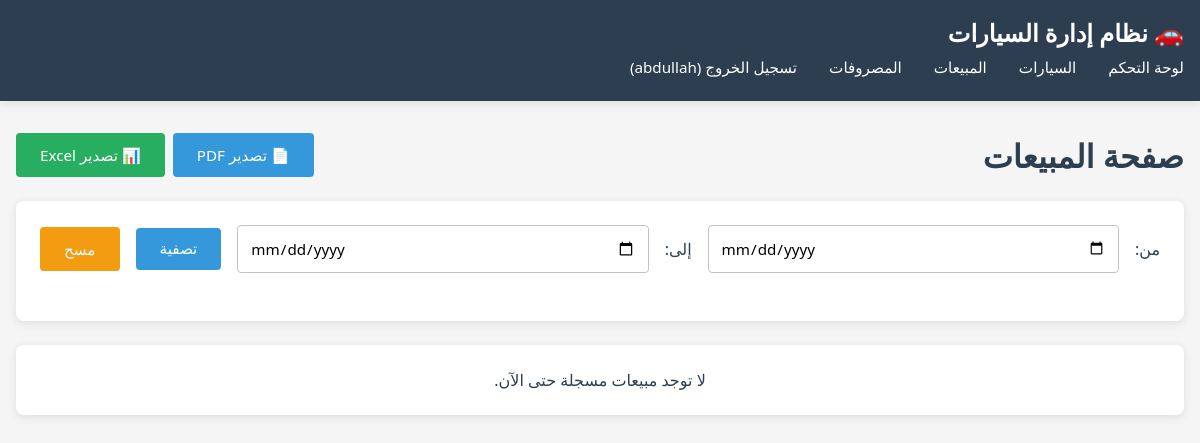
Before: /sales/ (signed in) with the older database file.
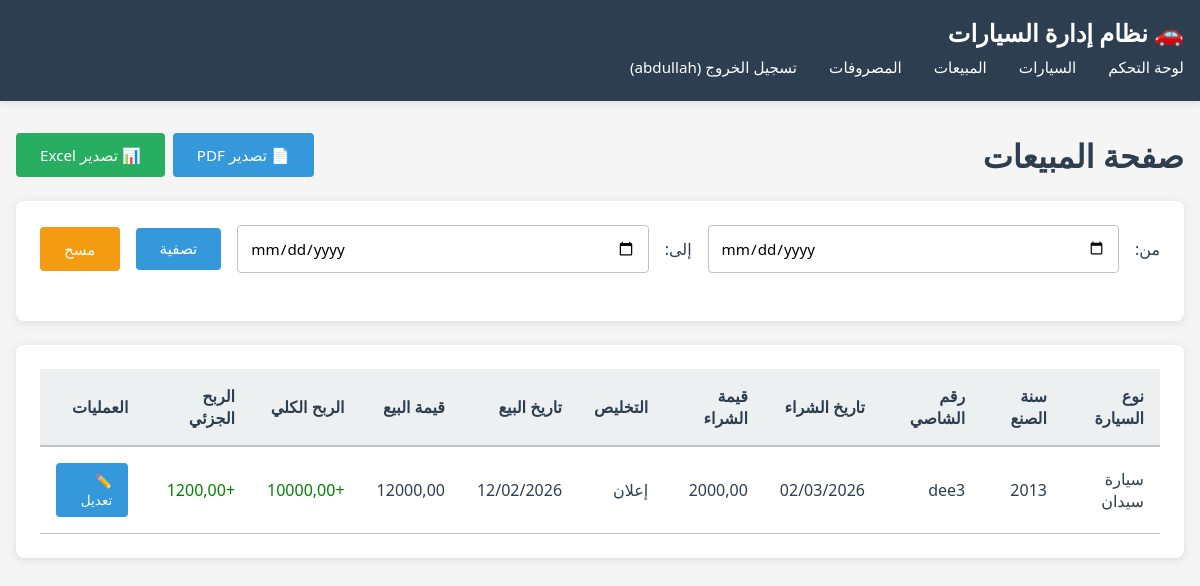
After: the same page with the newer database file.
### car_app/models.py (models this page shows, shortened)
class Sale(models.Model):
    car = models.OneToOneField(Car, on_delete=models.CASCADE, related_name='sale')
    sale_date = models.DateField()
    sale_value = models.DecimalField(max_digits=12, decimal_places=2)
    partial_profit = models.DecimalField(max_digits=12, decimal_places=2, default=0)
    created_at = models.DateTimeField(auto_now_add=True)
    updated_at = models.DateTimeField(auto_now=True)
    class Meta:
        ordering = ['-sale_date']
    def get_total_profit(self):
        return self.sale_value - self.car.purchase_value

class Car(models.Model):
    CAR_TYPE_CHOICES = [
        ('sedan', 'سيارة سيدان'),
        ('suv', 'سيارة SUV'),
        ('truck', 'شاحنة'),
        ('van', 'فان'),
        ('coupe', 'كوبيه'),
        ('hatchback', 'هاتشباك'),
    ]
    CLEARANCE_CHOICES = [
        ('purchase', 'شراء'),
        ('auction', 'إعلان'),
    ]
    STATUS_CHOICES = [
        ('available', 'غير مباع'),
        ('sold', 'مباع'),
    ]
    user = models.ForeignKey(User, on_delete=models.CASCADE, related_name='cars')
    name = models.CharField(max_length=150, verbose_name='اسم السيارة', null=True, blank=True, default='')
    car_type = models.CharField(max_length=50, choices=CAR_TYPE_CHOICES)
    year = models.IntegerField()
    chassis_number = models.CharField(max_length=50, unique=True)
    purchase_date = models.DateField()
    purchase_value = models.DecimalField(max_digits=12, decimal_places=2)
    clearance_type = models.CharField(max_length=20, choices=CLEARANCE_CHOICES)
    status = models.CharField(max_length=20, choices=STATUS_CHOICES, default='available')
    created_at = models.DateTimeField(auto_now_add=True)
    updated_at = models.DateTimeField(auto_now=True)
    class Meta:
        ordering = ['-created_at']

### car_app/views.py (the view, shortened to what this page needs)
# urls.py: path('sales/', views.sales_list, name='sales_list'),
@login_required
def sales_list(request):
    sales = Sale.objects.filter(car__user=request.user)
    start_date = request.GET.get('start_date')
    end_date = request.GET.get('end_date')
    context = {
        'sales': sales,
        'start_date': start_date or '',
        'end_date': end_date or '',
    }
    return render(request, 'car_app/sales_list.html', context)

### car_app/templates/car_app/sales_list.html (shortened to what this page needs)
{% extends 'base.html' %}
{% block content %}
<div class="d-flex justify-between align-center mb-3" style="flex-wrap: wrap; gap: 1rem;">
    <h1>صفحة المبيعات</h1>
    <div style="display: flex; gap: 0.5rem; flex-wrap: wrap;">
        <a href="{% url 'export_sales_pdf' %}" class="btn btn-info" title="تصدير إلى PDF">📄 تصدير PDF</a>
        <a href="{% url 'export_sales_excel' %}" class="btn btn-success" title="تصدير إلى Excel">📊 تصدير Excel</a>
    </div>
</div>
<div class="table-container mb-3">
    <form method="get" class="search-filter">
        <label for="start_date" style="white-space: nowrap;">من:</label>
        <input type="date" id="start_date" name="start_date" class="form-control" value="{{ start_date }}">
        <label for="end_date" style="white-space: nowrap;">إلى:</label>
        <input type="date" id="end_date" name="end_date" class="form-control" value="{{ end_date }}">
        <button type="submit" class="btn btn-primary">تصفية</button>
        <a href="{% url 'sales_list' %}" class="btn btn-warning">مسح</a>
    </form>
</div>
<div class="table-container">
    {% if sales %}
    <table>
        <thead>
            <tr>
                <th>نوع السيارة</th>
                <th>سنة الصنع</th>
                <th>رقم الشاصي</th>
                <th>تاريخ الشراء</th>
                <th>قيمة الشراء</th>
                <th>التخليص</th>
                <th>تاريخ البيع</th>
                <th>قيمة البيع</th>
                <th>الربح الكلي</th>
                <th>الربح الجزئي</th>
                <th>العمليات</th>
            </tr>
        </thead>
        <tbody>
            {% for sale in sales %}
            <tr>
                <td>{{ sale.car.get_car_type_display }}</td>
                <td>{{ sale.car.year }}</td>
                <td>{{ sale.car.chassis_number }}</td>
                <td>{{ sale.car.purchase_date|date:"d/m/Y" }}</td>
                <td>{{ sale.car.purchase_value|floatformat:2 }}</td>
                <td>{{ sale.car.get_clearance_type_display }}</td>
                <td>{{ sale.sale_date|date:"d/m/Y" }}</td>
                <td>{{ sale.sale_value|floatformat:2 }}</td>
                <td>
                    {% if sale.get_total_profit > 0 %}
                        <span style="color: green;">+{{ sale.get_total_profit|floatformat:2 }}</span>
                    {% else %}
                        <span style="color: red;">{{ sale.get_total_profit|floatformat:2 }}</span>
                    {% endif %}
                </td>
                <td>
                    {% if sale.partial_profit > 0 %}
                        <span style="color: green;">+{{ sale.partial_profit|floatformat:2 }}</span>
                    {% else %}
                        <span style="color: red;">{{ sale.partial_profit|floatformat:2 }}</span>
                    {% endif %}
                </td>
                <td>
                    <a href="{% url 'edit_sale' sale.id %}" class="btn btn-primary btn-small">✏️ تعديل</a>
                </td>
            </tr>
            {% endfor %}
        </tbody>
    </table>
    {% else %}
    <p class="text-center">لا توجد مبيعات مسجلة حتى الآن.</p>
    {% endif %}
</div>
{% endblock %}

### car_project/templates/base.html (shortened to what this page needs)
<!DOCTYPE html>
<html lang="ar">
<head>
    {% load static %}
    <link rel="stylesheet" href="{% static 'css/style.css' %}">
</head>
<body>
    {% if user.is_authenticated %}
    <nav class="navbar">
        <div class="container">
            <div class="nav-wrapper">
                <div class="logo">🚗 نظام إدارة السيارات</div>
            </div>
            <ul class="nav-menu" id="navMenu">
                <li><a href="{% url 'dashboard' %}">لوحة التحكم</a></li>
                <li><a href="{% url 'car_list' %}">السيارات</a></li>
                <li><a href="{% url 'sales_list' %}">المبيعات</a></li>
                <li><a href="{% url 'expenses_list' %}">المصروفات</a></li>
                <li><a href="{% url 'logout' %}">تسجيل الخروج ({{ user.username }})</a></li>
            </ul>
        </div>
    </nav>
    {% endif %}
    <div class="container">
        {% block content %}{% endblock %}
    </div>
</body>
</html>

### static/css/style.css (style rules this page uses)
* { margin: 0; padding: 0; box-sizing: border-box; }
:root { --primary-color: #2c3e50; --secondary-color: #3498db; --success-color: #27ae60; --danger-color: #e74c3c; --warning-color: #f39c12; --light-bg: #ecf0f1; --text-dark: #2c3e50; --text-light: #7f8c8d; --border-color: #bdc3c7; --shadow: 0 2px 10px rgba(0, 0, 0, 0.1); }
body { font-family: 'Segoe UI', Tahoma, Geneva, Verdana, sans-serif; background-color: #f5f5f5; color: var(--text-dark); direction: rtl; }
.navbar { background-color: var(--primary-color); padding: 1rem 0; box-shadow: var(--shadow); margin-bottom: 2rem; position: sticky; top: 0; z-index: 1000; }
.navbar .container { max-width: 1200px; margin: 0 auto; padding: 0 1rem; }
.nav-wrapper { display: flex; justify-content: space-between; align-items: center; }
.navbar .logo { color: white; font-size: 1.5rem; font-weight: bold; }
.nav-menu { list-style: none; display: flex; gap: 2rem; }
.navbar a { color: white; text-decoration: none; font-size: 0.95rem; transition: color 0.3s; display: block; padding: 0.5rem 0; }
.container { max-width: 1200px; margin: 0 auto; padding: 0 1rem; }
.table-container { background: white; padding: 1.5rem; border-radius: 8px; box-shadow: var(--shadow); overflow-x: auto; }
table { width: 100%; border-collapse: collapse; }
thead { background-color: var(--light-bg); border-bottom: 2px solid var(--border-color); }
th { padding: 1rem; text-align: right; font-weight: 600; color: var(--text-dark); }
td { padding: 1rem; border-bottom: 1px solid var(--border-color); }
.btn { padding: 0.75rem 1.5rem; border: none; border-radius: 4px; cursor: pointer; font-size: 0.95rem; transition: all 0.3s; text-decoration: none; display: inline-block; }
.btn-primary { background-color: var(--secondary-color); color: white; }
.btn-success { background-color: var(--success-color); color: white; }
.btn-warning { background-color: var(--warning-color); color: white; }
.btn-info { background-color: #3498db; color: white; }
.btn-small { padding: 0.5rem 1rem; font-size: 0.85rem; }
label { display: block; margin-bottom: 0.5rem; font-weight: 500; color: var(--text-dark); }
.form-control { width: 100%; padding: 0.75rem; border: 1px solid var(--border-color); border-radius: 4px; font-size: 0.95rem; font-family: inherit; }
.search-filter { display: flex; gap: 1rem; margin-bottom: 1.5rem; flex-wrap: wrap; align-items: center; }
.search-filter label { margin: 0; display: inline-block; min-width: auto; font-weight: 500; color: var(--text-dark); padding: 0.75rem 0; }
.search-filter input, .search-filter select { padding: 0.75rem; border: 1px solid var(--border-color); border-radius: 4px; font-size: 0.95rem; }
.search-filter input { flex: 1; min-width: 200px; }
.mb-3 { margin-bottom: 1.5rem; }
.d-flex { display: flex; }
.justify-between { justify-content: space-between; }
.align-center { align-items: center; }

Changed rows visible on the page:
added Sale: car.car_type "سيارة سيدان", car.year "2013", car.chassis_number "dee3", car.purchase_date "02/03/2026", car.purchase_value "2000,00", car.clearance_type "إعلان", sale_date "12/02/2026", sale_value "12000,00", get_total_profit "10000,00", partial_profit "1200,00"
Other visible differences:
text no longer shown: "لا توجد مبيعات مسجلة حتى الآن."
text now shown: "نوع السيارة سنة الصنع رقم الشاصي تاريخ الشراء قيمة الشراء التخليص تاريخ البيع قيمة البيع الربح الكلي الربح الجزئي العمليات"
